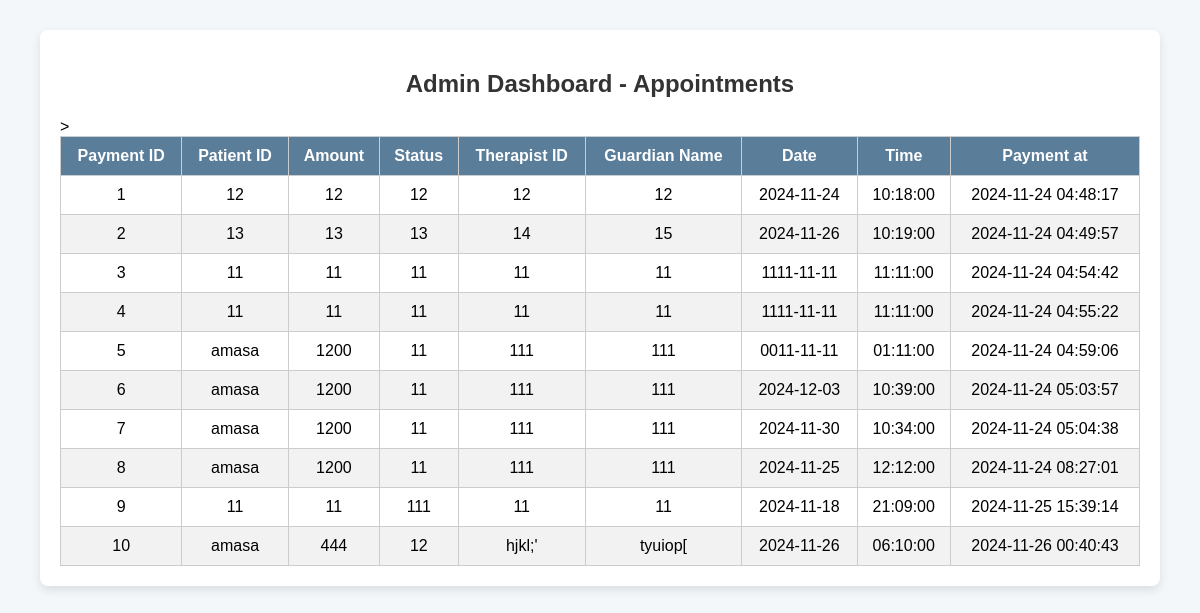
The app's page /therapist/paymentlist.php with its own data.
### tables this page shows
CREATE TABLE IF NOT EXISTS `payments` (
  `payment_id` int NOT NULL AUTO_INCREMENT,
  `patient_id` varchar(12) NOT NULL,
  `amount` varchar(12) NOT NULL,
  `status` varchar(20) NOT NULL,
  `therapist_id` varchar(12) NOT NULL,
  `guardian_id` varchar(12) NOT NULL,
  `date` date NOT NULL,
  `time` time NOT NULL,
  `payement_rela_time` timestamp NOT NULL DEFAULT CURRENT_TIMESTAMP,
  PRIMARY KEY (`payment_id`)
);

### therapist/paymentlist.php (the view, shortened to what this page needs)
<?php
$servername = "localhost";
$username = "root";
$password = "";
$dbname = "vocal_vantage";
$conn = new mysqli($servername, $username, $password, $dbname);
$sql = "SELECT * FROM payments";
$result = $conn->query($sql);
?>
<!DOCTYPE html>
<html lang="en">
<head>
</head>
<body>
    <div class="dashboard-container">
        <h2>Admin Dashboard - Appointments</h2>
        <table>
            <thead>
                <tr>
                <th>Payment ID</th>
                <th>Patient ID</th>
                <th>Amount</th>
                <th>Status</th>
                <th>Therapist ID</th>
                <th>Guardian Name</th>
                <th>Date</th>
                <th>Time</th>
                <th>Payment at</th>>
                </tr>
            </thead>
            <tbody>
                <?php
                if ($result->num_rows > 0) {
                    while ($row = $result->fetch_assoc()) {
                        echo "<tr>";
                        echo "<td>" . $row['payment_id'] . "</td>";
                        echo "<td>" . $row['patient_id'] . "</td>";
                        echo "<td>" . $row['amount'] . "</td>";
                        echo "<td>" . $row['status'] . "</td>";
                        echo "<td>" . $row['therapist_id'] . "</td>";
                        echo "<td>" . $row['guardian_id'] . "</td>";
                        echo "<td>" . $row['date'] . "</td>";
                        echo "<td>" . $row['time'] . "</td>";
                        echo "<td>" . $row['payement_rela_time'] . "</td>";
                    }
                } else {
                    echo "<tr><td colspan='7'>No appointments found.</td></tr>";
                }
                ?>
            </tbody>
        </table>
    </div>
</html>

### therapist/paymentlist.php (style rules this page uses)
body { font-family: Arial, sans-serif; background-color: #f4f7f9; margin: 0; padding: 0; }
.dashboard-container { max-width: 90%; margin: 30px auto; padding: 20px; background-color: #ffffff; border-radius: 8px; box-shadow: 0 4px 10px rgba(0, 0, 0, 0.1); }
h2 { text-align: center; color: #333; margin-bottom: 20px; }
table { width: 100%; border-collapse: collapse; }
table, th, td { border: 1px solid #ccc; }
th, td { padding: 10px; text-align: center; }
th { background-color: #5a7d9a; color: #fff; }
tr:nth-child(even) { background-color: #f2f2f2; }

### records on screen
payments: payment_id "1", patient "12", amount "12", status "12", therapist "12", guardian "12", date "2024-11-24", time "10:18:00", payement_rela_time "2024-11-24 04:48:17"
payments: payment_id "2", patient "13", amount "13", status "13", therapist "14", guardian "15", date "2024-11-26", time "10:19:00", payement_rela_time "2024-11-24 04:49:57"
payments: payment_id "3", patient "11", amount "11", status "11", therapist "11", guardian "11", date "1111-11-11", time "11:11:00", payement_rela_time "2024-11-24 04:54:42"
payments: payment_id "4", patient "11", amount "11", status "11", therapist "11", guardian "11", date "1111-11-11", time "11:11:00", payement_rela_time "2024-11-24 04:55:22"
payments: payment_id "5", patient "amasa", amount "1200", status "11", therapist "111", guardian "111", date "0011-11-11", time "01:11:00", payement_rela_time "2024-11-24 04:59:06"
payments: payment_id "6", patient "amasa", amount "1200", status "11", therapist "111", guardian "111", date "2024-12-03", time "10:39:00", payement_rela_time "2024-11-24 05:03:57"
payments: payment_id "7", patient "amasa", amount "1200", status "11", therapist "111", guardian "111", date "2024-11-30", time "10:34:00", payement_rela_time "2024-11-24 05:04:38"
payments: payment_id "8", patient "amasa", amount "1200", status "11", therapist "111", guardian "111", date "2024-11-25", time "12:12:00", payement_rela_time "2024-11-24 08:27:01"
payments: payment_id "9", patient "11", amount "11", status "111", therapist "11", guardian "11", date "2024-11-18", time "21:09:00", payement_rela_time "2024-11-25 15:39:14"
payments: payment_id "10", patient "amasa", amount "444", status "12", therapist "hjkl;'", guardian "tyuiop[", date "2024-11-26", time "06:10:00", payement_rela_time "2024-11-26 00:40:43"
